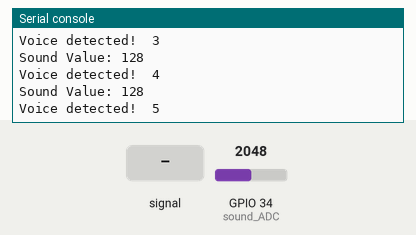
A program run on a simulated ESP32 board running MicroPython. On the bench: the last lines printed to the serial console. Inputs (shaded band) come from the test bench; at power-on: GPIO 34 (sound_ADC) = 2048 (analog values on the 0–4095 scale).

Above: at 1.2 s.
1.3 s: GPIO 34 (sound_ADC) fed a 200 Hz sine of ±327 counts around its level
2.8 s: GPIO 34 (sound_ADC) set to 2866
At 2.96 s:
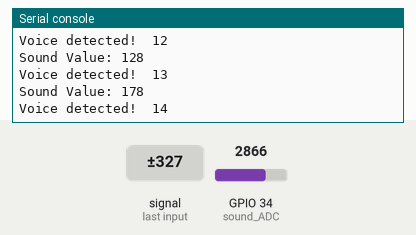
4.3 s: GPIO 34 (sound_ADC) fed a 1000 Hz sine of ±1023 counts around its level
5.8 s: GPIO 34 (sound_ADC) set to 3603
At 5.97 s:
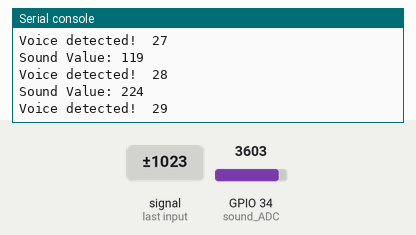
Timing chart, 0 to 8.3 s (numbered marks = the images above; inputs shaded):
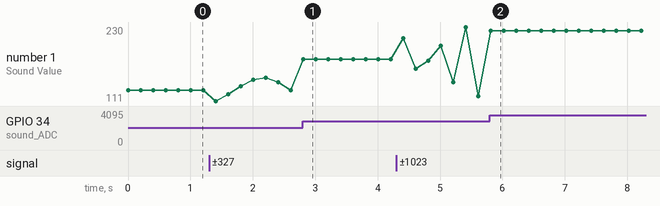

The program:

listen.py
```python
'''
深圳市普中科技有限公司（PRECHIN 普中）
技术支持：www.prechin.net
PRECHIN
 普中

实验名称：声音传感器实验
接线说明：声音传感器模块-->ESP32 IO
         AO-->34
         VCC-->5V
         GND-->GND

实验现象：程序下载成功后，当传感器检测到声音，在Shell控制台上显示计数次数及声音大小值

注意事项：

'''

from machine import Pin,ADC
from time import sleep

sound = 34

# 初始化GPIO口
def setup():
    global sound_ADC
    sound_ADC = ADC(Pin(sound))
    sound_ADC.atten(ADC.ATTN_11DB)  # 11dB 衰减, 最大输入电压约3.6v

def ratio_map(x, in_min, in_max, out_min, out_max):
    return (x - in_min) * (out_max - out_min) / (in_max - in_min) + out_min

# 循环函数
def loop():
    count = 0                                                 # 计数值
    while True:                                               # 无限循环
        voiceValue = round(ratio_map(sound_ADC.read(), 0, 4095, 0, 255)) # 读取ADC上的模拟值
        if voiceValue:                                # 当声音值不为0
            print ("Sound Value:", voiceValue)        # 打印出声音值
            if voiceValue > 25:              # 如果声音传感器读取值大于25
                print ("Voice detected! ", count)     # 打印出计数值
                count += 1                            # 计数值累加
            sleep(0.2)                                # 延时 200ms

# 程序入口
if __name__ == '__main__':
    setup()           # 初始化GPIO口
    loop()            # 循环函数
```

Measured:
- after the input at 2.8 s, the serial console: prints a new line at once (image 1)
- after the input at 5.8 s, the serial console: prints a new line at once (image 2)
- plotted number 1: 128 → 178 after the input at 2.8 s, 178 → 119 after the input at 4.3 s, 119 → 224 after the input at 5.8 s
